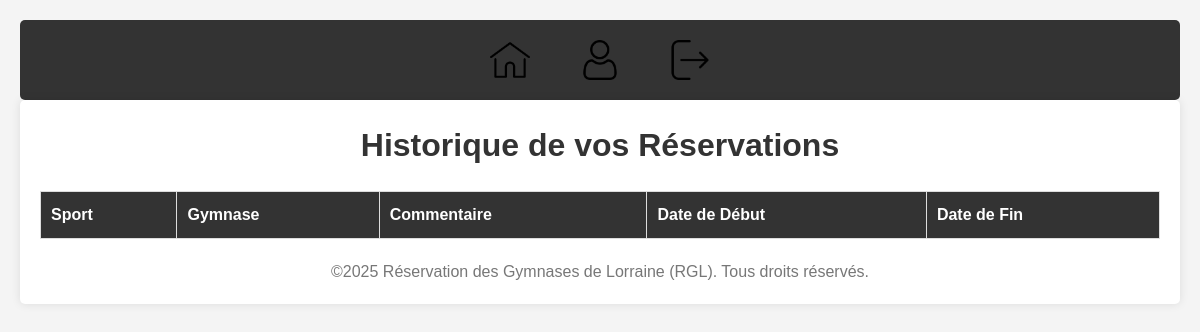
Page /Vue/historique.php on the earlier database version.
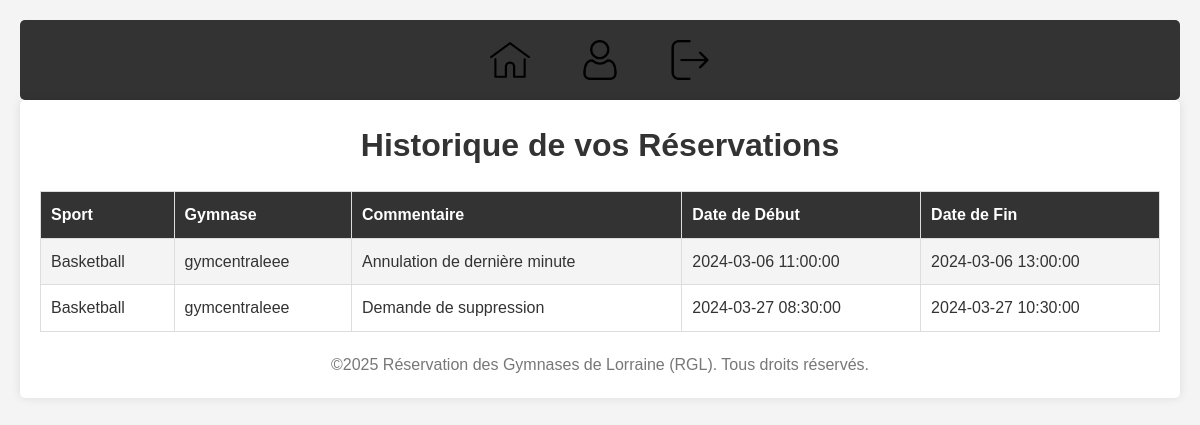
Same page on the later database version.
### tables this page shows
CREATE TABLE `reservation` (
  `Id_reservation` int(11) NOT NULL AUTO_INCREMENT,
  `Date_debut` datetime DEFAULT NULL,
  `Date_fin` datetime DEFAULT NULL,
  `Commentaire` varchar(5000) DEFAULT NULL,
  `Id_Gymnase` int(11) NOT NULL,
  `Id_Utilisateur` int(11) NOT NULL,
  `Id_Sport` int(11) NOT NULL,
  `statut` int(11) DEFAULT NULL,
  `isdelete` tinyint(1) DEFAULT 0,
  PRIMARY KEY (`Id_reservation`),
  KEY `idx_reservation_gymnase_sport` (`Id_Gymnase`,`Id_Sport`),
  KEY `fk_reservation_utilisateur` (`Id_Utilisateur`),
  KEY `fk_reservation_sport` (`Id_Sport`),
  CONSTRAINT `fk_reservation_gymnase` FOREIGN KEY (`Id_Gymnase`) REFERENCES `gymnase` (`Id_Gymnase`),
  CONSTRAINT `fk_reservation_gymnase_sport_unique` FOREIGN KEY (`Id_Gymnase`, `Id_Sport`) REFERENCES `gymnase_sport` (`Id_Gymnase`, `Id_Sport`) ON DELETE CASCADE ON UPDATE CASCADE,
  CONSTRAINT `fk_reservation_sport` FOREIGN KEY (`Id_Sport`) REFERENCES `sport` (`Id_Sport`),
  CONSTRAINT `fk_reservation_utilisateur` FOREIGN KEY (`Id_Utilisateur`) REFERENCES `utilisateur` (`Id_Utilisateur`)
);

CREATE TABLE `sport` (
  `Id_Sport` int(11) NOT NULL AUTO_INCREMENT,
  `Nom_du_sport` varchar(50) DEFAULT NULL,
  `Collectif` tinyint(1) DEFAULT NULL,
  PRIMARY KEY (`Id_Sport`)
);

CREATE TABLE `gymnase` (
  `Id_Gymnase` int(11) NOT NULL AUTO_INCREMENT,
  `Nom` varchar(50) DEFAULT NULL,
  `Zip` varchar(50) DEFAULT NULL,
  `Ville` varchar(50) DEFAULT NULL,
  `Adresse` varchar(50) DEFAULT NULL,
  `Horraire_ouverture` datetime DEFAULT NULL,
  `Horraire_fermeture` datetime DEFAULT NULL,
  `Coordonnees_latitude` text DEFAULT NULL,
  `Coordonnees_longitude` text DEFAULT NULL,
  PRIMARY KEY (`Id_Gymnase`)
);

### Controleur/historique.php (called while the page is built, shortened)
<?php
require_once '../Model/cReservation.php';
$cUtilisateur = new cUtilisateur();
$cReservation = new cReservation();
$cReservation->SetUserId($cUtilisateur->GetUserId());
$historique = $cReservation->getUserHistorique();
?>

### Model/cbdd.php (called while the page is built, shortened)
<?php
class cbdd
{
private static string $servername = "localhost";
private static string $username = "root";
private static string $password = "root";
private static string $dbname = "rgl";
 public static $conn;
     public static function init()
    {
        SELF ::$conn = new mysqli(SELF ::$servername , self::$username, self::$password, self:: $dbname);
    }
     public static function SelectUserHistorique($cReservation)
    {
        $sql = "SELECT r.Id_reservation, r.Date_debut, r.Date_fin, s.Nom_du_sport, g.nom, r.Commentaire FROM reservation r JOIN sport s ON s.Id_Sport = r.Id_Sport JOIN gymnase g ON g.Id_Gymnase = r.Id_Gymnase WHERE Id_Utilisateur = ? and statut = 0 or statut = 4";
        $stmt = self::$conn->prepare($sql);
        $userId = $cReservation->getUserId();
        $stmt->bind_param("i", $userId);
        $stmt->execute();
        $result = $stmt->get_result();
        return $result;
    }
}
?>

### Model/cReservation.php (called while the page is built, shortened)
<?php
class cReservation
{
    private int $userid = 0;
    public function GetUserId()
    {
        return $this->userid;
    }
    public function SetUserId($userid)
    {
        $this->userid = $userid;
    }
    public function getUserHistorique()
    {
        $result = cbdd::SelectUserHistorique($this);
        $historique = [];
        while ($row = $result->fetch_assoc()) {
            $historique[] = $row;
        }
        return $historique;
    }
}
?>

### Vue/historique.php (the view, shortened to what this page needs)
<?php require_once '../Controleur/historique.php'; ?>
<!DOCTYPE html>
<html lang="fr">
<head>
    <link rel="stylesheet" href="../css/style.css">
</head>
<body>
    <?php require_once 'menu.php'; ?>
    <div class="container">
        <h1>Historique de vos Réservations</h1>
        <table>
            <tr>
                <th>Sport</th>
                <th>Gymnase</th>
                <th>Commentaire</th>
                <th>Date de Début</th>
                <th>Date de Fin</th>
            </tr>
            <?php foreach ($historique as $row): ?>
                <tr>
                    <td><?= htmlspecialchars($row['Nom_du_sport']); ?></td>
                    <td><?= htmlspecialchars($row['nom']); ?></td>
                    <td><?= htmlspecialchars($row['Commentaire']); ?></td>
                    <td><?= htmlspecialchars($row['Date_debut']); ?></td>
                    <td><?= htmlspecialchars($row['Date_fin']); ?></td>
                </tr>
            <?php endforeach; ?>
        </table>
     <?php require_once '../Vue/footer.php'; ?>
    </div>
</body>
</html>

Differences in the rows shown:
added reservation: Id_Sport.Nom_du_sport "Basketball", gymnase.Nom "gymcentraleee", Commentaire "Annulation de dernière minute", Date_debut "2024-03-06 11:00:00", Date_fin "2024-03-06 13:00:00"
added reservation: Id_Sport.Nom_du_sport "Basketball", gymnase.Nom "gymcentraleee", Commentaire "Demande de suppression", Date_debut "2024-03-27 08:30:00", Date_fin "2024-03-27 10:30:00"
